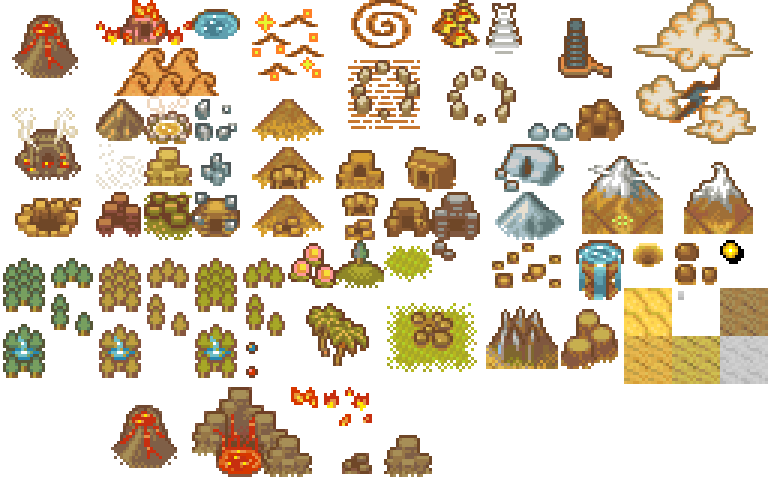
#> input picture source/world_map_layers_v2_atlas.webp, 1536 x 960 px (shown at 1/2 size)
$ python pipeline_sprite_pmdo.py ../source/world_map_layers_v2_atlas.webp 5
#> lines starting #> are read from the running program, lines starting #| are printed output that depends on the picture; after the words box and inside, x2 and y2 are one past the last pixel; in counts of white or black regions, pixels touching at a corner belong together
from __future__ import annotations

"""Pipeline qui rend une generation d'image compatible pixel-art PMDO.

Voir `AUDIT_PIPELINE_SPRITE.md` pour l'audit complet qui motive chaque etape.
Resume du diagnostic : le defaut des interieurs et du decor n'est pas le
detourage ni le nombre de couleurs, c'est la **frequence spatiale du detail**.
Le generateur peint des motifs plus fins que le pixel cible ; une reduction a
facteur non entier les transforme en bruit, d'ou la perte de qualite en jeu.

Les quatre etapes, dans l'ordre :

  1. CADRAGE ENTIER   — la generation est ramenee a exactement K x la taille
     cible, puis reduite par blocs K x K. Le facteur de reduction devient
     entier : la grille de pixels de sortie est exacte, plus aucun pixel
     n'est a cheval sur deux blocs source.
  2. PALETTE D'ASSET  — chaque couleur est projetee sur la palette reellement
     extraite des tilesets du jeu. Le decor generé cesse d'avoir sa propre
     gamme et se fond avec les meubles extraits.
  3. NETTOYAGE        — les pixels orphelins (aucun voisin de meme couleur)
     sont absorbes par leur voisinage : c'est le bruit de reduction.
  4. CONTROLE         — mesure des metriques PMDO et refus si hors norme.

Usage :
    python3 pipeline_sprite_pmdo.py <source.png> <largeur_cible> [--palette ref.png]
"""

from collections import Counter
from pathlib import Path
import argparse
import sys

import numpy as np
from PIL import Image

TILE = 8

# Facteur de suréchantillonnage interne. 4 est le meilleur compromis mesure :
# assez grand pour que le vote de couleur soit stable, assez petit pour ne pas
# lisser les details volontaires.
K = 4

RACINE = Path(__file__).resolve().parent.parent


# --------------------------------------------------------------------------
# 1. Cadrage entier
# --------------------------------------------------------------------------

def reduire_blocs(a: np.ndarray, k: int) -> np.ndarray:
    """Reduit d'un facteur ENTIER k en votant la couleur dominante par bloc.

    On vote sur la couleur exacte plutot que de moyenner : moyenner cree des
    teintes intermediaires qui n'existent dans aucune palette d'asset et fait
    exploser le nombre de couleurs par tuile.
    """
    h, w = a.shape[:2]
    hh, hw = h // k, w // k
    out = np.zeros((hh, hw, 4), dtype=np.uint8)
    for y in range(hh):
        for x in range(hw):
            bloc = a[y * k:(y + 1) * k, x * k:(x + 1) * k].reshape(-1, 4)
            opaques = [tuple(int(v) for v in p) for p in bloc if p[3] > 127]
            if len(opaques) * 2 < len(bloc):
                continue
            r, g, b, _ = Counter(opaques).most_common(1)[0][0]
            out[y, x] = (r, g, b, 255)
    return out


def decontaminer(a: np.ndarray) -> np.ndarray:
    """Rend transparents les pixels teintes par le fond magenta.

    Le generateur anti-aliase le sujet contre son fond : la frange qui en
    resulte est un melange sujet/magenta. Si on la garde, le vote de bloc la
    propage et la projection sur palette la transforme en liseré sombre autour
    de chaque objet. On la retire AVANT le vote : le contour redevient franc.
    """
    out = a.copy()
    rgb = out[..., :3].astype(int)
    r, g, b = rgb[..., 0], rgb[..., 1], rgb[..., 2]
    # Teinte magenta residuelle : rouge et bleu simultanement au-dessus du vert.
    frange = ((r - g) > 28) & ((b - g) > 28) & (out[..., 3] > 0)
    out[frange, 3] = 0
    return out


def cadrage_entier(img: Image.Image, cible_w: int, cible_h: int | None = None) -> np.ndarray:
    """Amene l'image a la taille cible avec un facteur de reduction ENTIER."""
    if cible_h is None:
        cible_h = round(img.size[1] * cible_w / img.size[0])
    # On passe d'abord par exactement K x la cible. Ce redimensionnement-la
    # peut etre lisse : il travaille encore dans le domaine continu du rendu.
    inter = img.resize((cible_w * K, cible_h * K), Image.LANCZOS)
    return reduire_blocs(decontaminer(np.array(inter.convert("RGBA"))), K)


# --------------------------------------------------------------------------
# 2. Palette d'asset
# --------------------------------------------------------------------------

def palette_depuis(chemins: list[Path], maxi: int = 256) -> np.ndarray:
    """Collecte la palette des vrais assets, ponderee par frequence d'usage."""
#> in traiter, img is the input picture: PIL image 1536x960 RGBA; mean R, G, B, A 61.3, 48.9, 29.4, 96.3
#| world_map_layers_v2_atlas.webp -> world_map_layers_v2_atlas_pmdo.png  (source 1536x960)
    compte: Counter = Counter()
    for c in chemins:
        if not c.exists():
            continue
        a = np.array(Image.open(c).convert("RGBA"))
        px = a[a[..., 3] > 127][:, :3]
        compte.update(tuple(int(v) for v in p) for p in px)
    return np.array([c for c, _ in compte.most_common(maxi)], dtype=int)


def projeter_palette(a: np.ndarray, palette: np.ndarray) -> np.ndarray:
    """Projette chaque couleur sur la plus proche de la palette d'asset.

    La distance est calculee en ponderant les canaux comme l'oeil les percoit
    (2,4,3) : une derive de vert se voit plus qu'une derive de bleu.
    """
    if len(palette) == 0:
        return a
    out = a.copy()
    m = a[..., 3] > 0
    cols, inv = np.unique(a[m][:, :3].astype(int), axis=0, return_inverse=True)
    poids = np.array([2, 4, 3])
    d = (((cols[:, None, :] - palette[None, :, :]) ** 2) * poids).sum(2)
    table = palette[d.argmin(1)]
    out[m, :3] = table[inv]
    return out


# --------------------------------------------------------------------------
# 3. Nettoyage des orphelins
# --------------------------------------------------------------------------

def voisins_identiques(a: np.ndarray) -> np.ndarray:
    rgb = a[..., :3].astype(int)
    m = a[..., 3] > 0
    n = np.zeros(m.shape, int)
    for dy, dx in ((0, 1), (1, 0), (0, -1), (-1, 0)):
        sh = np.roll(np.roll(rgb, dy, 0), dx, 1)
        shm = np.roll(np.roll(m, dy, 0), dx, 1)
        n += ((np.abs(rgb - sh).sum(2) == 0) & shm).astype(int)
    return n


def nettoyer_orphelins(a: np.ndarray, passes: int = 2) -> np.ndarray:
    """Remplace les pixels sans aucun voisin de meme couleur par la couleur
    dominante de leur voisinage 3x3. Ce sont les residus de reduction, pas du
    detail voulu : un vrai pixel-art n'isole presque jamais un pixel."""
    out = a.copy()
    for _ in range(passes):
        n = voisins_identiques(out)
        m = out[..., 3] > 0
        cibles = np.argwhere((n == 0) & m)
        if len(cibles) == 0:
            break
        h, w = m.shape
        for y, x in cibles:
            vois = []
            for dy in (-1, 0, 1):
                for dx in (-1, 0, 1):
                    if dy == 0 and dx == 0:
                        continue
                    ny, nx = y + dy, x + dx
                    if 0 <= ny < h and 0 <= nx < w and out[ny, nx, 3] > 0:
                        vois.append(tuple(int(v) for v in out[ny, nx, :3]))
            if vois:
                out[y, x, :3] = Counter(vois).most_common(1)[0][0]
    return out


# --------------------------------------------------------------------------
# 4. Controle qualite
# --------------------------------------------------------------------------

def controler(a: np.ndarray, label: str = "") -> dict:
#> called with label = '0. source brute'
    al = a[..., 3]
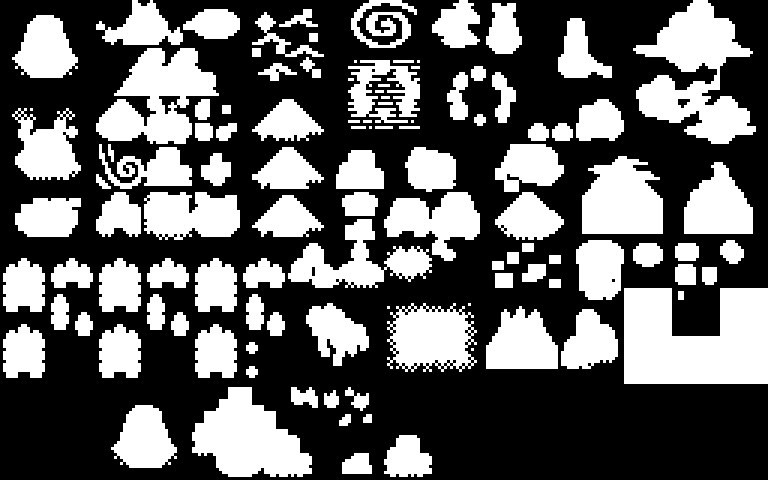
#> al: shape (960, 1536) (shown at 1/2 size); 37.7% white; 112 white regions, largest, box (x1, y1, x2, y2) and area: (1248, 576, 1536, 768) 46080, (1266, 0, 1512, 288) 35532, (384, 774, 624, 954) 26856
    m = al > 0
    h, w = al.shape
#> h = 960; w = 1536
    semi = int(((al > 0) & (al < 255)).sum())
#> semi = 0
    couleurs = len(np.unique(a[m][:, :3], axis=0))
#> couleurs = 115
    tuiles = []
    for ty in range(0, h, TILE):
        for tx in range(0, w, TILE):
            t = a[ty:ty + TILE, tx:tx + TILE].reshape(-1, 4)
            c = {tuple(int(v) for v in p[:3]) for p in t if p[3] > 0}
            if c:
                tuiles.append(len(c))
#> after the loop, tuiles = 10752 values, max 4 at index 139, min 1 at index 0, mean 2.12
    tuiles = np.array(tuiles) if tuiles else np.array([0])
    n = voisins_identiques(a)
#> in voisins_identiques, `rgb = a[..., :3].astype(int)`:
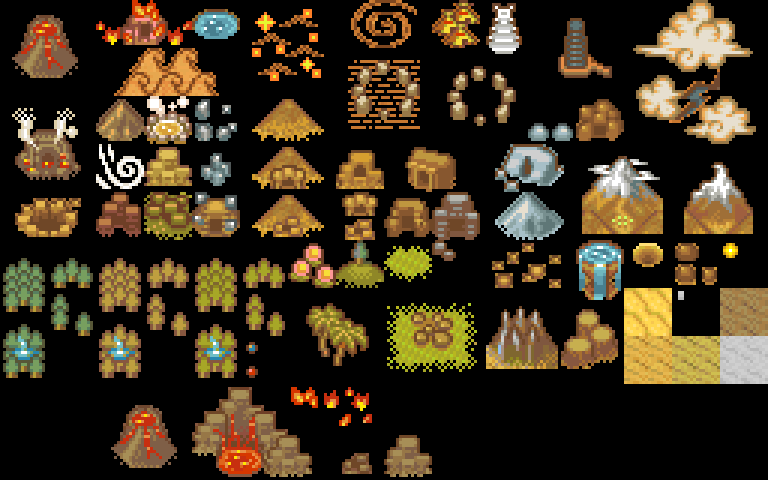
#> rgb: shape (960, 1536, 3) int64 (shown at 1/2 size); mean R, G, B 61.3, 48.9, 29.4
#> the loop in voisins_identiques, `for dy, dx in ((0, 1), (1, 0), (0, -1), (-1, 0)):` made 4 passes
#> pass 1, in voisins_identiques, `sh = np.roll(np.roll(rgb, dy, 0), dx, 1)`:
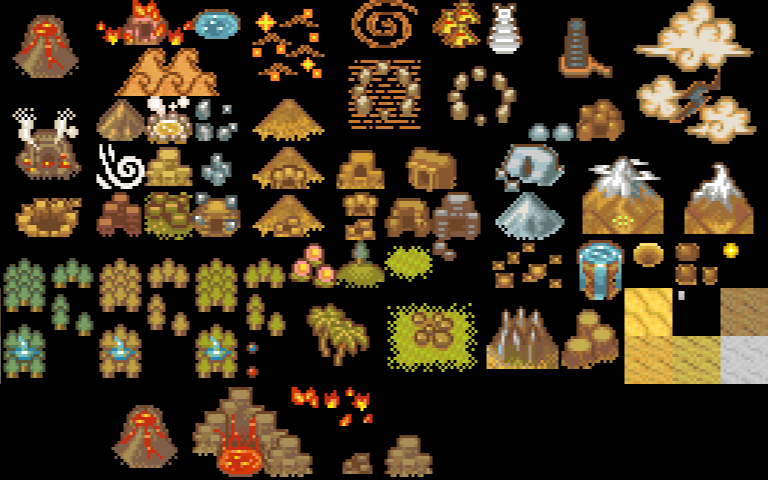
#> sh: shape (960, 1536, 3) int64 (shown at 1/2 size); mean R, G, B 61.3, 48.9, 29.4
#> pass 1, in voisins_identiques, `shm = np.roll(np.roll(m, dy, 0), dx, 1)`:
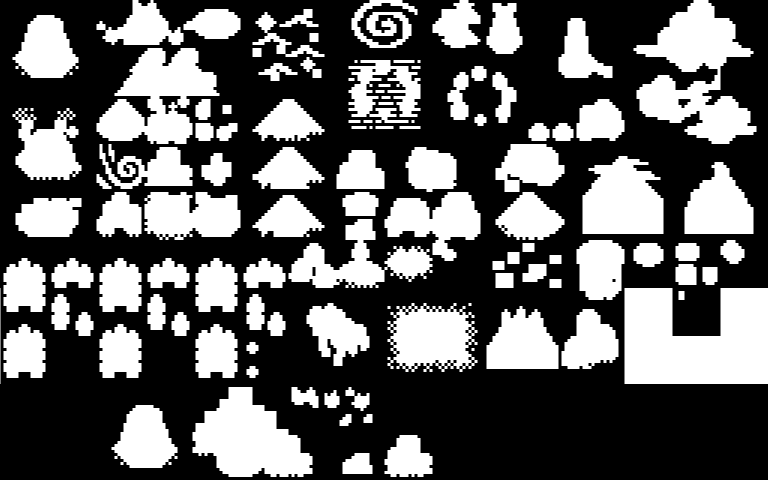
#> shm: shape (960, 1536) bool (shown at 1/2 size); 37.7% white; 113 white regions, largest, box (x1, y1, x2, y2) and area: (1249, 576, 1536, 768) 45888, (1267, 0, 1513, 288) 35532, (385, 774, 625, 954) 26856
#> pass 1, in voisins_identiques, `n += ((np.abs(rgb - sh).sum(2) == 0) & shm).astype(int)`:
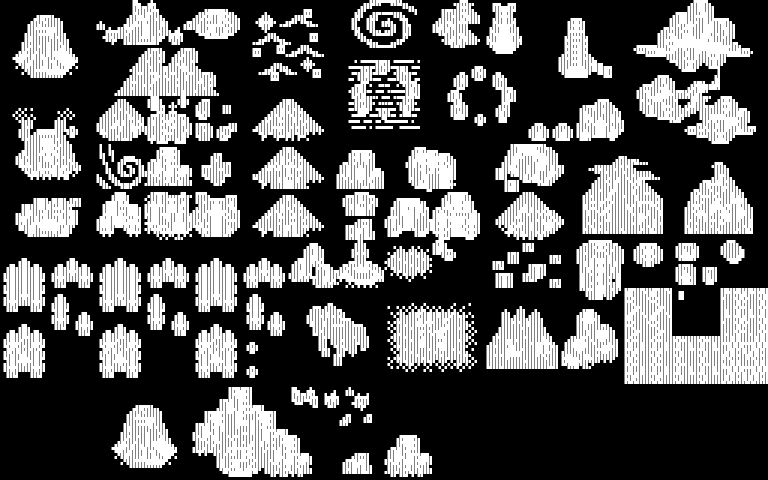
#> n: shape (960, 1536) int64 (shown at 1/2 size); values 0 (black) and 1 (white), 33.5% white; 662 white regions, largest, box (x1, y1, x2, y2) and area: (391, 774, 618, 954) 23904, (1165, 312, 1326, 468) 17220, (1273, 0, 1500, 180) 16428
#> pass 2, in voisins_identiques, `sh = np.roll(np.roll(rgb, dy, 0), dx, 1)`:
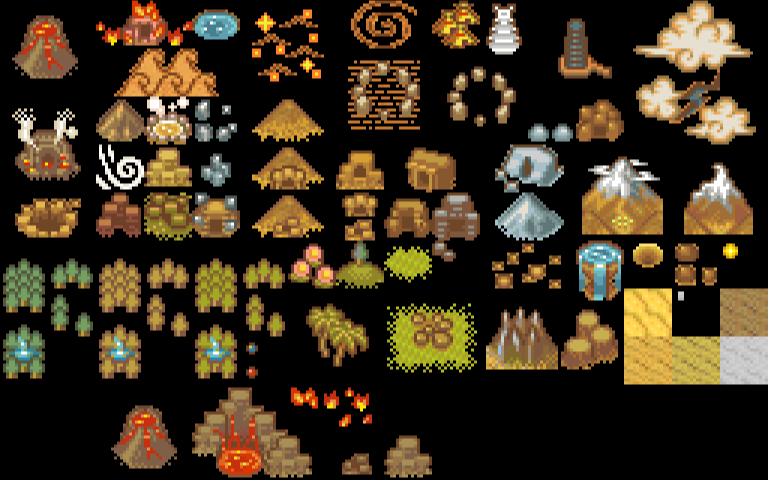
#> sh: shape (960, 1536, 3) int64 (shown at 1/2 size); mean R, G, B 61.3, 48.9, 29.4
#> after the loop in voisins_identiques, `for dy, dx in ((0, 1), (1, 0), (0, -1), (-1, 0)):`:
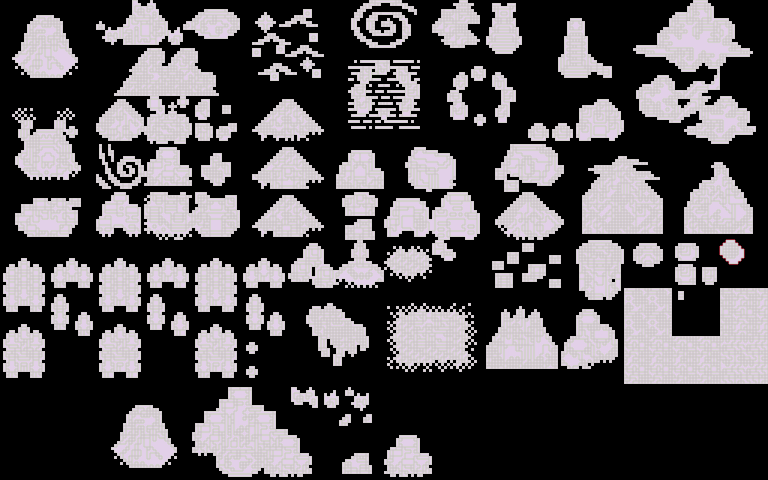
#> n: shape (960, 1536) int64 (shown at 1/2 size); 5 distinct labels, from 0 to 4; one colour per label, 0 black
    orph = float((n[m] == 0).mean() * 100) if m.any() else 0.0
#> orph = 0
    aplats = float((n[m] == 4).mean() * 100) if m.any() else 0.0
#> aplats = 59.61

    res = {
        "taille": f"{w}x{h}",
        "grille_8px": (w % TILE == 0 and h % TILE == 0),
        "couleurs": couleurs,
        "moy_par_tuile": round(float(tuiles.mean()), 1),
        "max_par_tuile": int(tuiles.max()),
        "pct_tuiles_conformes": round(float((tuiles <= 16).mean() * 100), 1),
        "semi_transparents": semi,
        "pct_orphelins": round(orph, 1),
        "pct_aplats": round(aplats, 1),
    }
    if label:
        print(f"  {label:<26}"
              f"{res['taille']:>10}"
              f"{res['couleurs']:>8}"
              f"{res['moy_par_tuile']:>9}"
              f"{res['pct_tuiles_conformes']:>8}%"
              f"{res['semi_transparents']:>7}"
              f"{res['pct_orphelins']:>9}%"
              f"{res['pct_aplats']:>9}%")
#|   0. source brute             1536x960     115      2.1   100.0%      0      0.0%     59.6%
    return res


def entete() -> None:
    print(f"  {'etape':<26}{'taille':>10}{'coul':>8}{'moy/tui':>9}{'<=16':>9}"
          f"{'semi':>7}{'orphel':>10}{'aplats':>10}")
    print("  " + "-" * 89)


# --------------------------------------------------------------------------

def traiter(src: Path, cible_w: int, palette: np.ndarray, sortie: Path) -> dict:
    img = Image.open(src).convert("RGBA")
    print(f"\n{src.name} -> {sortie.name}  (source {img.size[0]}x{img.size[1]})")
    entete()
    controler(np.array(img), "0. source brute")

    a = cadrage_entier(img, cible_w)
#> in reduire_blocs, `h, w = a.shape[:2]`: h = 12; w = 20
#> in reduire_blocs, `hh, hw = h // k, w // k`: hh = 3; hw = 5
    controler(a, "1. cadrage entier")
#|   1. cadrage entier                5x3       2      2.0   100.0%      0    100.0%      0.0%

    a = projeter_palette(a, palette)
    controler(a, "2. palette d'asset")
#|   2. palette d'asset               5x3       2      2.0   100.0%      0    100.0%      0.0%

    a = nettoyer_orphelins(a)
#> the loop in nettoyer_orphelins, `for _ in range(passes):` made 2 passes
#> (n, cibles) on passes 1 to 2: ([[0, 0, 0, 0, 0], [0, 0, 0, 0, 0], [0, 0, 0, 0, 0]], [[0, 0], [1, 2]]), ([[0, 0, 0, 0, 0], [0, 0, 0, 0, 0], [0, 0, 0, 0, 0]], [[0, 0], [1, 2]])
    res = controler(a, "3. nettoyage orphelins")
#|   3. nettoyage orphelins           5x3       2      2.0   100.0%      0    100.0%      0.0%
#> res = 9 items

    Image.fromarray(a, "RGBA").save(sortie)
    return res


def main() -> None:
    p = argparse.ArgumentParser()
    p.add_argument("source")
    p.add_argument("largeur", type=int)
    p.add_argument("--sortie", default=None)
    p.add_argument("--palette", nargs="*", default=None)
    args = p.parse_args()

    refs = [Path(x) for x in args.palette] if args.palette else [
        RACINE / "interieur" / "reference" / "spinda_cafe_officiel_pmd_sky.png",
        RACINE / "interieur" / "reference" / "metano_cafe_interieur_halcyon.png",
    ]
    palette = palette_depuis(refs)
    print(f"palette d'asset : {len(palette)} couleurs, depuis {len(refs)} reference(s)")

    src = Path(args.source)
    sortie = Path(args.sortie) if args.sortie else src.with_name(src.stem + "_pmdo.png")
    traiter(src, args.largeur, palette, sortie)


if __name__ == "__main__":
    main()
